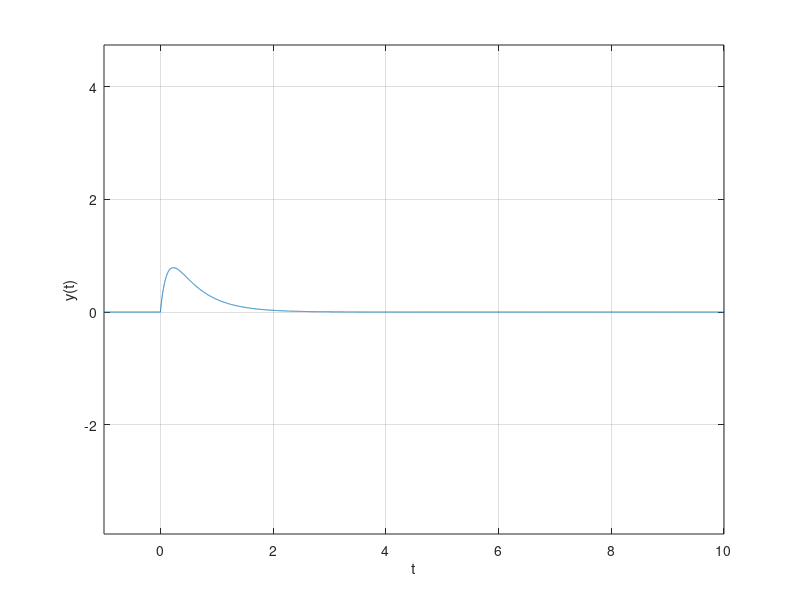
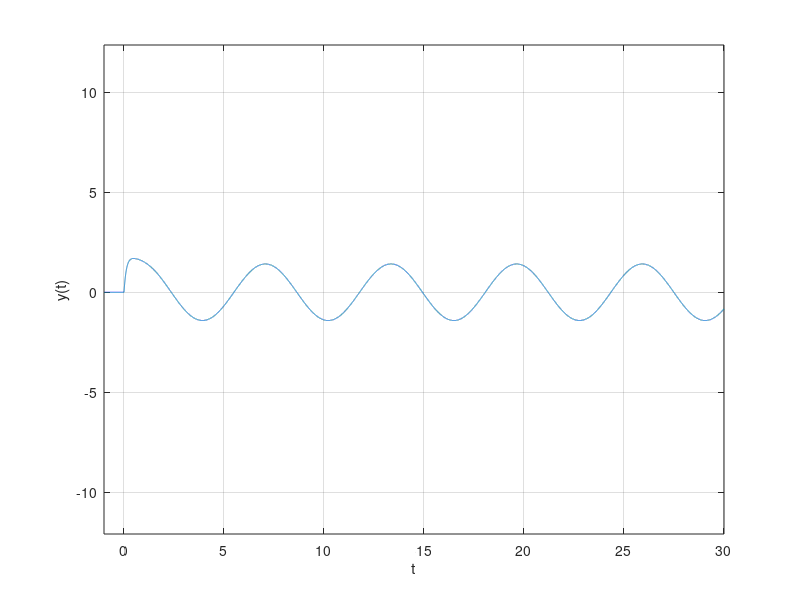

These figures' MATLAB source, in order: (Note: this script raises an error after producing the figures.)
t=-1:0.001:30;
u=(t>=0);
y1=(-5/3*exp(-8*t) + 5/3*exp(-2*t)).*u;

figure(1);
plot(t, y1);
xlabel('t');
ylabel('y(t)');
grid on;
xlim([-1 10]);
axis equal;

y2=(cos(t)+sin(t)+exp(-2*t)-2*exp(-8*t)).*u;

figure(2);
plot(t, y2);
xlabel('t');
ylabel('y(t)');
grid on;
axis equal;

b=[5 3 -2 7];
a=[-4 0 8 3];
[r, p, k]=residue(b, a);
y3=(sum(r.*exp(p.*t), 1)+k*dirac(t)).*u;

figure(3);
plot(t, y3);
xlabel('t');
ylabel('y(t)');
grid on;
